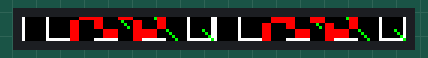
This program was run on a simulated ESP32-S3. Parts: 128×8 colour display. What the program prints to the serial monitor is not drawn.

Above: at 1.3 s.

The program:

main.cpp
```cpp
/*
 * P10 32x16 1/4S Outdoor (ICN2037BP) - FINALER MAPPER (aus Foto-Dekodierung)
 *
 * Spalten: 8er-Bloecke, Pixel IM Block rueckwaerts.
 *   Zeilenpaar (y, y+4) teilt sich eine elektrische Zeile:
 *   obere Zeile -> gerade Bloecke (0,2,4,6), untere -> ungerade (1,3,5,7).
 * Zeilen:  ey = (ly>>3)*4 + (ly&3)   (Kanal1 = Zeilen 0..7, Kanal2 = 8..15)
 * Panels:  Block0 (ex 0..63) = OBERES Panel (180 Grad gedreht),
 *          Block1 (ex 64..127) = UNTERES Panel.
 *
 * Testbild: weisser Rahmen 32x32 + gruene Diagonale + rote "8".
 */
#include <Arduino.h>
#include <ESP32-HUB75-MatrixPanel-I2S-DMA.h>

// ---- Kalibrier-Schalter ------------------------------------------------------
#define EVEN_ON_UPPER 1   // 1: obere Paar-Zeile=gerade Bloecke | 0: umgekehrt
#define REV_IN_BLOCK  0   // Panel dreht selbst im Block um -> Mapper NICHT nochmal
#define TOP_ROT180    1   // oberes Panel 180 Grad gedreht
#define BOT_ROT180    0
#define TOP_BLOCK     0   // elektrischer Block des OBEREN Panels (0 oder 1)

#define PANEL_W 32
#define PANEL_H 16

#define R1_PIN 15
#define G1_PIN 16
#define B1_PIN 12
#define R2_PIN 48
#define G2_PIN 47
#define B2_PIN 35
#define A_PIN 36
#define B_PIN 38
#define C_PIN 42
#define D_PIN -1
#define E_PIN -1
#define CLK_PIN 39
#define LAT_PIN 40
#define OE_PIN 41

MatrixPanel_I2S_DMA *dma = nullptr;

// Ein Panel: logisch (lx 0..31, ly 0..15) -> elektrisch (ex 0..63, ey 0..7)
static inline void mapPanel(int lx, int ly, int &ex, int &ey) {
  int blk = lx / 8;                 // logischer 8er-Block 0..3
  int o   = lx % 8;
#if REV_IN_BLOCK
  o = 7 - o;
#endif
  int upper = ((ly & 4) == 0);      // obere Zeile des Paars?
#if EVEN_ON_UPPER
  int s = upper ? 0 : 1;
#else
  int s = upper ? 1 : 0;
#endif
  ex = (2 * blk + s) * 8 + o;
  ey = ((ly >> 3) & 1) * 4 + (ly & 3);
}

// logisch 32x32 -> DMA 128x8
static inline void px(int x, int y, uint16_t c) {
  if (x < 0 || x >= 32 || y < 0 || y >= 32) return;
  int block, lx, ly;
  if (y < PANEL_H) {
    block = TOP_BLOCK; lx = x; ly = y;
#if TOP_ROT180
    lx = PANEL_W - 1 - lx; ly = PANEL_H - 1 - ly;
#endif
  } else {
    block = 1 - TOP_BLOCK; lx = x; ly = y - PANEL_H;
#if BOT_ROT180
    lx = PANEL_W - 1 - lx; ly = PANEL_H - 1 - ly;
#endif
  }
  int ex, ey;
  mapPanel(lx, ly, ex, ey);
  dma->drawPixel(block * 64 + ex, ey, c);
}

static inline void fillrect(int x, int y, int w, int h, uint16_t c) {
  for (int j = 0; j < h; j++) for (int i = 0; i < w; i++) px(x + i, y + j, c);
}

const uint8_t SEG[10] = {0x3F,0x06,0x5B,0x4F,0x66,0x6D,0x7D,0x07,0x7F,0x6F};
void digit(int d, int xOff, int yOff, int w, int h, int t, uint16_t col) {
  uint8_t s = SEG[d]; int midY = h/2 - 1;
  if (s&0x01) fillrect(xOff+t, yOff, w-2*t, t, col);
  if (s&0x40) fillrect(xOff+t, yOff+midY, w-2*t, t, col);
  if (s&0x08) fillrect(xOff+t, yOff+h-t, w-2*t, t, col);
  if (s&0x20) fillrect(xOff, yOff+t, t, midY-t, col);
  if (s&0x10) fillrect(xOff, yOff+midY+t, t, h-midY-2*t, col);
  if (s&0x02) fillrect(xOff+w-t, yOff+t, t, midY-t, col);
  if (s&0x04) fillrect(xOff+w-t, yOff+midY+t, t, h-midY-2*t, col);
}

void setup() {
  Serial.begin(115200);
  delay(1200);
  Serial.printf("\n=== FINAL-MAPPER evenUpper=%d rev=%d ===\n", EVEN_ON_UPPER, REV_IN_BLOCK);

  HUB75_I2S_CFG::i2s_pins pins = {R1_PIN,G1_PIN,B1_PIN,R2_PIN,G2_PIN,B2_PIN,
    A_PIN,B_PIN,C_PIN,D_PIN,E_PIN,LAT_PIN,OE_PIN,CLK_PIN};
  HUB75_I2S_CFG mxconfig(64, 8, 2, pins);
  mxconfig.clkphase = false;
  mxconfig.i2sspeed = HUB75_I2S_CFG::HZ_8M;
  mxconfig.double_buff = false;

  dma = new MatrixPanel_I2S_DMA(mxconfig);
  if (!dma->begin()) { Serial.println("begin FAIL"); while(1) delay(1000); }
  dma->setBrightness8(120);
  dma->clearScreen();

  uint16_t W = dma->color565(255,255,255);
  uint16_t R = dma->color565(255,0,0);
  uint16_t G = dma->color565(0,255,0);

  for (int x = 0; x < 32; x++) { px(x, 0, W); px(x, 31, W); }   // Rahmen
  for (int y = 0; y < 32; y++) { px(0, y, W); px(31, y, W); }
  for (int i = 0; i < 32; i++) px(i, i, G);                      // Diagonale
  digit(8, 8, 1, 16, 30, 3, R);                                  // grosse "8"

  Serial.println("Rahmen + Diagonale + 8 gezeichnet.");
}

void loop() { delay(500); }
```
